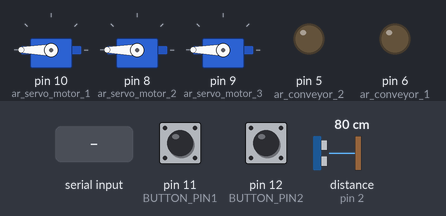
The sketch below on a simulated Arduino Uno, built with avr-gcc and run on an emulated ATmega328P. On the bench: 3 × servo, output pins drawn as LEDs (lit = HIGH). Wiring (inferred from the names in the program): ultrasonic range finder: trigger pin 3; echo pin 2. Inputs (shaded band) come from the test bench; at power-on: distance to the obstacle (sensor on pin 2) 80 cm, pin 11 (BUTTON_PIN1) LOW, pin 12 (BUTTON_PIN2) LOW. The echo pulse lasts 58.3 µs per cm; pins used as bus, display or sensor lines are not drawn.

Above: at 1.2 s.
1.3 s: "E" received over Serial
At 3.3 s:
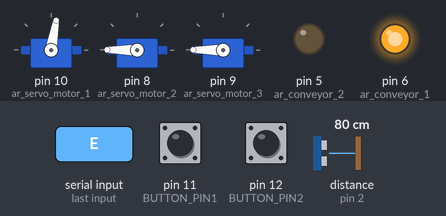
4.3 s: distance to the obstacle (sensor on pin 2) set to 13 cm
7.3 s: distance to the obstacle (sensor on pin 2) set to 10 cm
At 8.5 s:
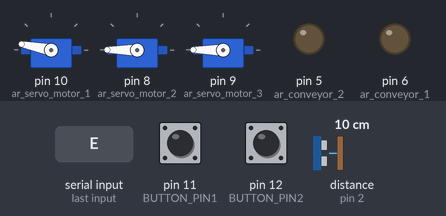
9.0 s: "P" received over Serial
At 10.1 s:
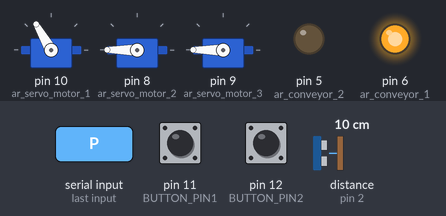
12.0 s: "C" received over Serial
At 15.2 s:
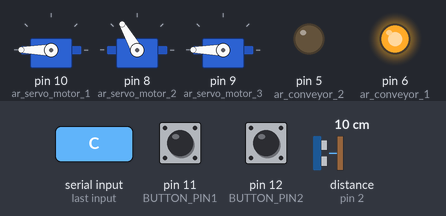
Timing chart, 0 to 22.8 s (numbered marks = the images above; inputs shaded):
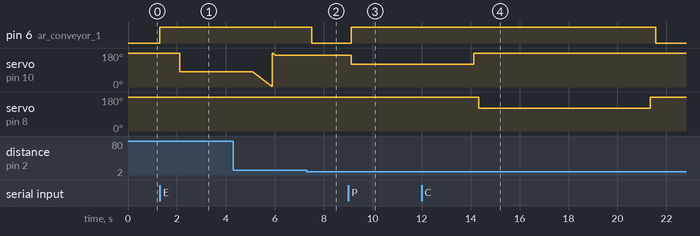

Measured:
- the behaviour switches between 12 and 11 cm on distance to the obstacle (sensor on pin 2) (found by bisection; images 1 and 2)
- after the input at 1.3 s, pin 6 (ar_conveyor_1): LOW → HIGH at once; servo on pin 10 (ar_servo_motor_1): 180° → 80° after 0.81 s
- after the input at 7.3 s, pin 6 (ar_conveyor_1): HIGH → LOW after 0.20 s
- after the input at 9.0 s, pin 6 (ar_conveyor_1): LOW → HIGH after 0.11 s; servo on pin 10 (ar_servo_motor_1): 169° → 120° after 0.11 s
- after the input at 12.0 s, pin 6 (ar_conveyor_1): HIGH → LOW after 9.6 s instead of 2.3 s; servo on pin 8 (ar_servo_motor_2): 180° → 120° after 2.3 s, → 180° 7.0 s later

The sketch:

ar_t_testcode.ino
```cpp
#include "ar_motor_control.h"
char ar_t_data = "0";
int x=1;
#define BUTTON_PIN1 11
#define BUTTON_PIN2 12


void setup()
{
    ar_setupMotors();
}

void loop()
{
  Serial.begin(9600);
    //초음파 센서로 입력받은 거리 출력
    long ar_distance = ar_getDistance();


  if (digitalRead(BUTTON_PIN1) == HIGH) {  // 컨베이여 동작 버튼
        ar_startConveyor();
    }
  if (digitalRead(BUTTON_PIN2) == HIGH) {  // 컨베이여 동작 멈춤 버튼
        ar_stopConveyor();
    }

    //초음파 센서로 입력받은 거리(cm)가 10이하일 경우 컨베이어 벨트 정지
  if (ar_distance <= 10 )
  {
    delay(200);
    x=ar_stopConveyor();
  }

  if (Serial.available())
  {
    ar_t_data = Serial.read();
        if(x==1)   //컨베이어 벨트가 정지후 작동
        {
          if (ar_t_data == 'P') //평택(PP)
          {
              ar_startConveyor();
              ar_controlServo(120, 180, 180);//120도에 해당하는 구역으로 분류
              delay(5000);
              ar_startConveyor();
              ar_controlServo(180, 180, 180);
          }
          else if (ar_t_data == 'C') //천안(CC)
          {
              ar_startConveyor();
              ar_controlServo(180, 120, 180);//180도는 다음 구역으로 이동
              delay(7000);
              ar_startConveyor();
              ar_controlServo(180, 180, 180);
          }

          else if (ar_t_data == 'J') //제주(JJ)
          {
              ar_startConveyor();
              ar_controlServo(180, 180, 120);
              delay(8000);
              ar_startConveyor();
              ar_controlServo(180, 180, 180);
          }
          else if (ar_t_data == 'E') {  //에러(Error)
            ar_startConveyor();
            delay(800);
            ar_pushBox();
          }
          else
        {
            ar_startConveyor();//그 외에 지역(Else)
            ar_controlServo(180, 180, 180);//모든 구간이 열려 그외 지역으로 빠짐
            delay(200);
            ar_controlServo(180, 180, 180);
          }
        }

       x=0;
      }

}
```

ar_motor_control.cpp
```cpp
#include "ar_motor_control.h"

Servo ar_servo_1, ar_servo_2, ar_servo_3;

//컨베이어 벨트 번호설정
int ar_conveyor_1 = 6                                                                                                                                                                                                                                                                                                                                                                 ;
int ar_conveyor_2 = 5;

//모터 핀번호 설정
int ar_servo_motor_1 = 10;
int ar_servo_motor_2 = 8;
int ar_servo_motor_3 = 9;

//모터및 초음파 센서 연결
void ar_setupMotors()
{
  //모터 번호를 서보모터 연결
    ar_servo_1.attach(ar_servo_motor_1);
    ar_servo_2.attach(ar_servo_motor_2);
    ar_servo_3.attach(ar_servo_motor_3);

    //초음파 센서 입출력 핀번호 설정
    pinMode(ar_g_ultrasonic_trig, OUTPUT);
    pinMode(ar_g_ultrasonic_echo, INPUT);

    //컨베이어 모터 설정
    pinMode(ar_conveyor_1, OUTPUT);
    pinMode(ar_conveyor_2, OUTPUT);

    ar_servo_1.write(180);
    ar_servo_2.write(180);
    ar_servo_3.write(180);
}

//서보모터 각도 조절
void ar_controlServo(int ar_servo_motor_1_angle, int ar_servo_motor_2_angle, int ar_servo_motor_3_angle)
{
    ar_servo_1.write(ar_servo_motor_1_angle);    //1번모터 각도 회전
    ar_servo_2.write(ar_servo_motor_2_angle);    //2번모터 각도 회전
    ar_servo_3.write(ar_servo_motor_3_angle);    //3번모터 각도 회전
    delay(10);
}

//컨베이어 벨트 정지
int ar_stopConveyor()
{
    analogWrite(ar_conveyor_1, 0);
    analogWrite(ar_conveyor_2, 0);
    return 1;
}

//컨베이어 벨트 속도 255로 설정
void ar_startConveyor()
{
    analogWrite(ar_conveyor_1, 255);
    analogWrite(ar_conveyor_2, 0);
}

//초음파 센서 거리 입력 확인
long ar_getDistance()
{
    digitalWrite(ar_g_ultrasonic_trig, LOW);
    delayMicroseconds(2);
    digitalWrite(ar_g_ultrasonic_trig, HIGH);
    delayMicroseconds(10);
    digitalWrite(ar_g_ultrasonic_trig, LOW);

    long ar_duration = pulseIn(ar_g_ultrasonic_echo, HIGH);
    return (ar_duration / 29.0) / 2.0;
}

// 불량품 쳐내기 위한 1번모터, 천천히 쳐낸후 다시 원래위치로 이동
void ar_pushBox()
{
    int ar_servo_motor_1_angle = 80;
    ar_servo_1.write(ar_servo_motor_1_angle);
    delay(3000);
    for (int i = 0; i < 90; i++)
    {
        ar_servo_motor_1_angle--;
        if (ar_servo_motor_1_angle < 2)
        {
            ar_servo_motor_1_angle = 180;
        }
        ar_servo_1.write(ar_servo_motor_1_angle);
        delay(10);
    }
}
```

ar_motor_control.h
```cpp
#pragma once
#ifndef MOTOR_CONTROL_H
#define MOTOR_CONTROL_H

#include <Arduino.h>
#include <Servo.h>

// 핀 번호 설정
#define ar_g_ultrasonic_trig 3
#define ar_g_ultrasonic_echo 2

extern int ar_conveyor_1;
extern int ar_conveyor_2;
extern int ar_servo_motor_1;
extern int ar_servo_motor_2;
extern int ar_servo_motor_3;

// 모터 및 서보모터 제어 관련 함수 선언
void ar_setupMotors();
void ar_controlServo(int ar_servo_motor_1_angle, int ar_servo_motor_2_angle, int ar_servo_motor_3_angle);
int ar_stopConveyor();
void ar_startConveyor();
long ar_getDistance();
void ar_pushBox();
#endif
```
